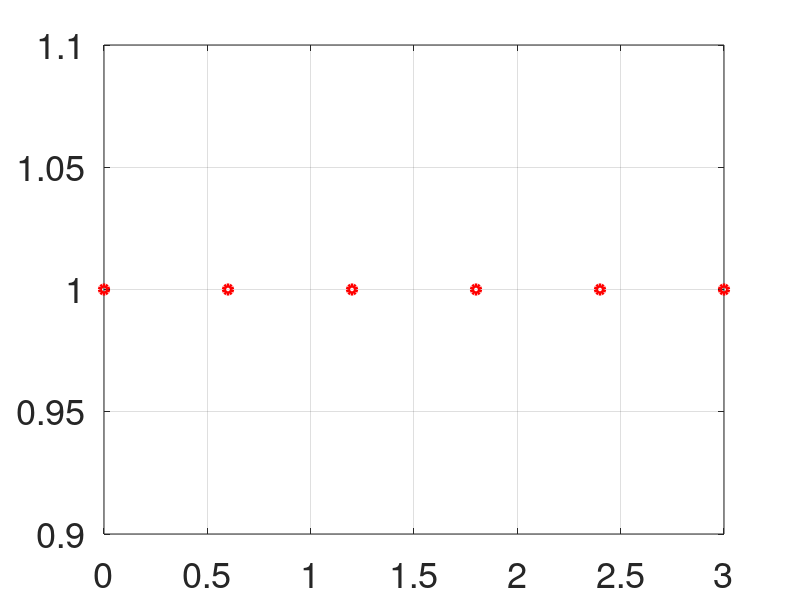

Here is the MATLAB script that generated this plot: (Note: this script raises an error after producing the figure.)
clear all
close all

N = 5; % order
tf = 3;



%% Compute Equidistant nodes from 0 to tf
t_equi = linspace(0,tf,N+1);

figure(1)
plot(t_equi,1,'o','Linewidth',3,'Color','r'); hold on
set(gca,'fontsize', 26);
grid on


%% Compute LGL nodes from 0 to tf
[t_LGL,w,D] = LGL_PS(N,tf);

figure(1)
plot(t_LGL,1,'o','Linewidth',3,'Color','g'); hold on
